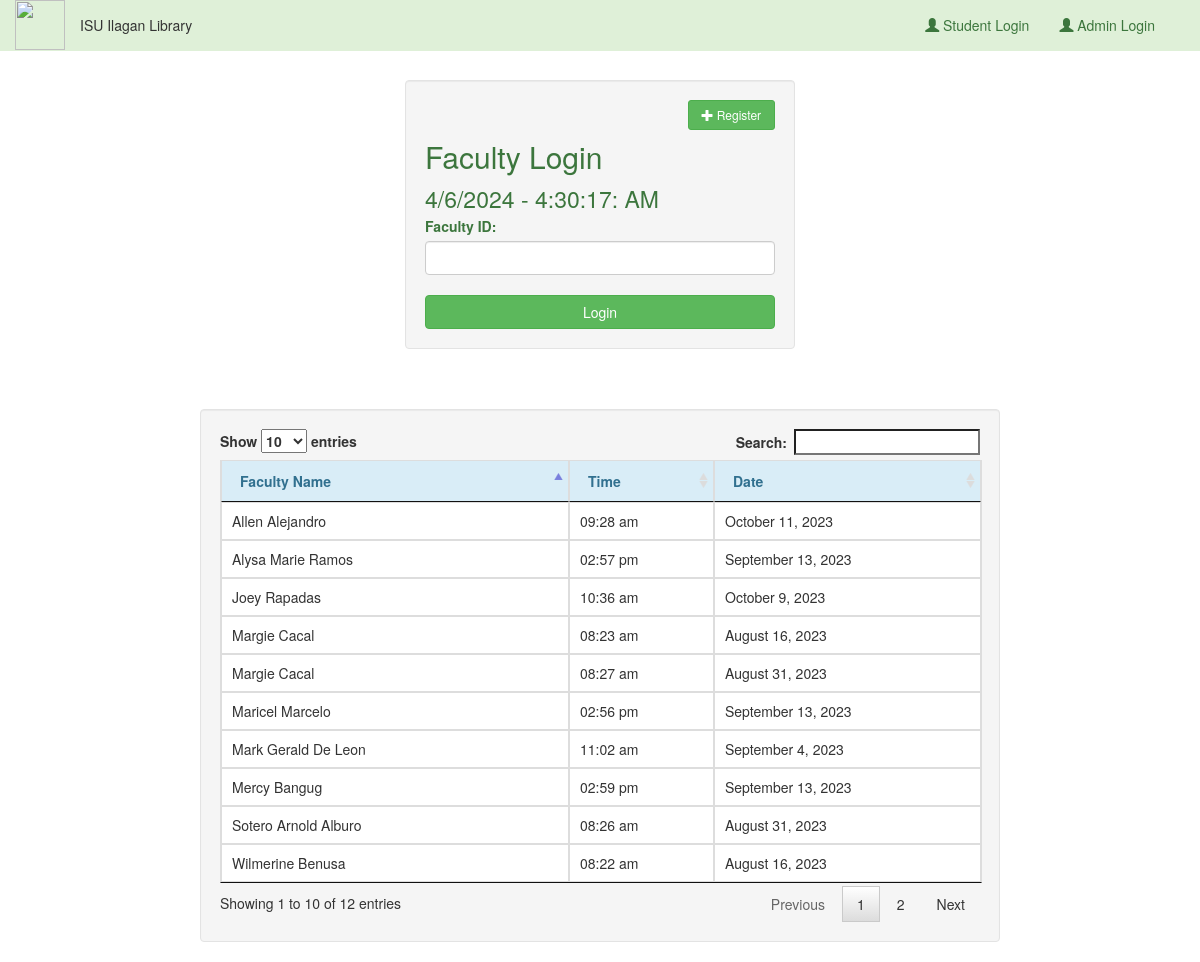
Screenshot of /index1.php with the database file from the repository.
### tables this page shows
CREATE TABLE `timef` (
  `timef_id` int(11) NOT NULL,
  `faculty_no` varchar(255) NOT NULL,
  `faculty_name` varchar(255) NOT NULL,
  `time` time NOT NULL,
  `date` date NOT NULL
);

### index1.php (the view, shortened to what this page needs)
<!DOCTYPE html>
<?php
require_once 'account.php';
?>
<html lang="eng">
<head>
	<link rel="stylesheet" type="text/css" href="css/bootstrap.css" />
	<link rel="stylesheet" href="css/jquery.dataTables.css" />
</head>
<body class="alert-primary">
	<nav class="navbar bg-success navbar-fixed-top ">
		<div class="container-fluid">
			<div class="navbar-header">
				<a href="index.php"><img src="images/isu1.png" class="mt-4" width="50px" height="50px" /></a>
				<p class="navbar-text pull-right"> ISU Ilagan Library</p>
			</div>
			<ul class="nav navbar-nav navbar-right">
				<li>
				<li><a class="text-success" href="index.php"><i class="glyphicon glyphicon-user"></i> Student Login</a>
				</li>
				</li>
				<li>
				<li><a class="text-success" href="admin/index.php"><i class="glyphicon glyphicon-user"></i> Admin
						Login</a></li>
				</li>
			</ul>
		</div>
	</nav>
	<div class="container-fluid">
		<br />
		<br />
		<br />
		<br />
		<div class="col-lg-4"></div>
		<div class="col-lg-4 well">
			<button class="btn btn-success pull-right btn-sm col-lg-3" type="button" href="#" data-toggle="modal"
				data-target="#add_faculty">
				<span class="glyphicon glyphicon-plus"></span> Register</button>
			<br />
			<h2 class="text-success">Faculty Login</h2>
			<span id='ct6' class="text-success text-center" style="font-size:23px"></span>
			<label class="text-success text-center">Faculty ID:</label>
			<input type="password" id="faculty" class="form-control" required="required" />
			<br />
			<button type="button" id="login1" class="btn btn-success btn-block">Login</button>
		</div>
	</div>
</body>
<div class="col-lg-2"></div>
<div class="col-lg-8 well">
	<table id="table1" class="table table-bordered">
		<thead class="alert-info">
			<tr>
				<th>Faculty Name</th>
				<th>Time</th>
				<th>Date</th>
			</tr>
		</thead>
		<tbody>
			<?php
			$q_timef = $conn->query("SELECT * FROM `timef` ") or die(mysqli_error($conn));
			while ($f_timef = $q_timef->fetch_array()) {
				?>
				<tr>
					<td>
						<?php echo ($f_timef['faculty_name']) ?>
					</td>
					<td>
						<?php echo date("h:i a", strtotime($f_timef['time'])) ?>
					</td>
					<td>
						<?php
						$setdate = strtotime($f_timef['date']);
						$friendlyDate = date("F j, Y ", $setdate)
							?>
						<?= $friendlyDate ?>
					</td>
				</tr>
				<?php
			}
			?>
		</tbody>
	</table>
</div>
</html>

### rows the page displays
timef: faculty_name "Wilmerine Benusa", time "08:22 am", date "August 16, 2023"
timef: faculty_name "Margie Cacal", time "08:23 am", date "August 16, 2023"
timef: faculty_name "Sotero Arnold Alburo", time "08:26 am", date "August 31, 2023"
timef: faculty_name "Margie Cacal", time "08:27 am", date "August 31, 2023"
timef: faculty_name "Mark Gerald De Leon", time "11:02 am", date "September 4, 2023"
timef: faculty_name "Maricel Marcelo", time "02:56 pm", date "September 13, 2023"
timef: faculty_name "Alysa Marie Ramos", time "02:57 pm", date "September 13, 2023"
timef: faculty_name "Mercy Bangug", time "02:59 pm", date "September 13, 2023"
timef: faculty_name "Joey Rapadas", time "10:36 am", date "October 9, 2023"
timef: faculty_name "Allen Alejandro", time "09:28 am", date "October 11, 2023"
